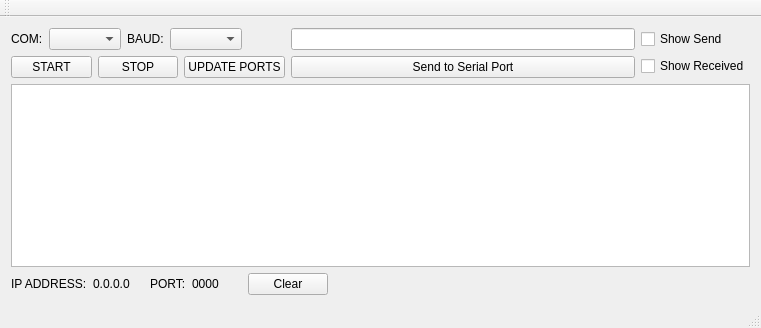
<?xml version="1.0" encoding="UTF-8"?>
<ui version="4.0">
 <class>MainWindow</class>
 <widget class="QMainWindow" name="MainWindow">
  <property name="geometry">
   <rect>
    <x>0</x>
    <y>0</y>
    <width>761</width>
    <height>328</height>
   </rect>
  </property>
  <property name="windowTitle">
   <string>MainWindow</string>
  </property>
  <widget class="QWidget" name="centralWidget">
   <layout class="QGridLayout" name="gridLayout">
    <item row="2" column="0" colspan="4">
     <widget class="QTextBrowser" name="dataTextBrowser"/>
    </item>
    <item row="4" column="1" colspan="2">
     <widget class="QPushButton" name="clearPushButton">
      <property name="text">
       <string>Clear</string>
      </property>
     </widget>
    </item>
    <item row="4" column="3">
     <spacer name="horizontalSpacer">
      <property name="orientation">
       <enum>Qt::Horizontal</enum>
      </property>
      <property name="sizeHint" stdset="0">
       <size>
        <width>301</width>
        <height>20</height>
       </size>
      </property>
     </spacer>
    </item>
    <item row="4" column="0">
     <layout class="QHBoxLayout" name="horizontalLayout">
      <item>
       <widget class="QLabel" name="label">
        <property name="sizePolicy">
         <sizepolicy hsizetype="Fixed" vsizetype="Preferred">
          <horstretch>0</horstretch>
          <verstretch>0</verstretch>
         </sizepolicy>
        </property>
        <property name="text">
         <string>IP ADDRESS:</string>
        </property>
       </widget>
      </item>
      <item>
       <widget class="QLabel" name="ipAddressLabel">
        <property name="text">
         <string>0.0.0.0</string>
        </property>
       </widget>
      </item>
      <item>
       <widget class="QLabel" name="label_4">
        <property name="sizePolicy">
         <sizepolicy hsizetype="Fixed" vsizetype="Preferred">
          <horstretch>0</horstretch>
          <verstretch>0</verstretch>
         </sizepolicy>
        </property>
        <property name="text">
         <string>PORT:</string>
        </property>
       </widget>
      </item>
      <item>
       <widget class="QLabel" name="portLabel">
        <property name="text">
         <string>0000</string>
        </property>
       </widget>
      </item>
     </layout>
    </item>
    <item row="0" column="0">
     <layout class="QHBoxLayout" name="horizontalLayout_3">
      <item>
       <widget class="QLabel" name="label_3">
        <property name="sizePolicy">
         <sizepolicy hsizetype="Fixed" vsizetype="Preferred">
          <horstretch>0</horstretch>
          <verstretch>0</verstretch>
         </sizepolicy>
        </property>
        <property name="text">
         <string>COM:</string>
        </property>
       </widget>
      </item>
      <item>
       <widget class="QComboBox" name="comPortComboBox"/>
      </item>
      <item>
       <widget class="QLabel" name="label_2">
        <property name="sizePolicy">
         <sizepolicy hsizetype="Fixed" vsizetype="Preferred">
          <horstretch>0</horstretch>
          <verstretch>0</verstretch>
         </sizepolicy>
        </property>
        <property name="text">
         <string>BAUD:</string>
        </property>
       </widget>
      </item>
      <item>
       <widget class="QComboBox" name="baudRateComboBox"/>
      </item>
     </layout>
    </item>
    <item row="1" column="0" colspan="2">
     <layout class="QHBoxLayout" name="horizontalLayout_2">
      <item>
       <widget class="QPushButton" name="startPushButton">
        <property name="text">
         <string>START</string>
        </property>
       </widget>
      </item>
      <item>
       <widget class="QPushButton" name="stopPushButton">
        <property name="text">
         <string>STOP</string>
        </property>
       </widget>
      </item>
      <item>
       <widget class="QPushButton" name="updatePortsPushButton">
        <property name="text">
         <string>UPDATE PORTS</string>
        </property>
       </widget>
      </item>
     </layout>
    </item>
    <item row="0" column="2" rowspan="2" colspan="2">
     <layout class="QHBoxLayout" name="horizontalLayout_5">
      <item>
       <layout class="QVBoxLayout" name="verticalLayout_2">
        <item>
         <layout class="QVBoxLayout" name="verticalLayout_3">
          <item>
           <widget class="QLineEdit" name="sendMsgLEdit"/>
          </item>
          <item>
           <widget class="QPushButton" name="sendMsgBtn">
            <property name="text">
             <string>Send to Serial Port</string>
            </property>
           </widget>
          </item>
         </layout>
        </item>
       </layout>
      </item>
      <item>
       <layout class="QVBoxLayout" name="verticalLayout">
        <item>
         <widget class="QCheckBox" name="showSendCheckBox">
          <property name="text">
           <string>Show Send</string>
          </property>
         </widget>
        </item>
        <item>
         <widget class="QCheckBox" name="showReceivedCheckBox">
          <property name="text">
           <string>Show Received</string>
          </property>
         </widget>
        </item>
       </layout>
      </item>
     </layout>
    </item>
   </layout>
  </widget>
  <widget class="QMenuBar" name="menuBar">
   <property name="geometry">
    <rect>
     <x>0</x>
     <y>0</y>
     <width>761</width>
     <height>20</height>
    </rect>
   </property>
  </widget>
  <widget class="QToolBar" name="mainToolBar">
   <attribute name="toolBarArea">
    <enum>TopToolBarArea</enum>
   </attribute>
   <attribute name="toolBarBreak">
    <bool>false</bool>
   </attribute>
  </widget>
  <widget class="QStatusBar" name="statusBar"/>
 </widget>
 <layoutdefault spacing="6" margin="11"/>
 <resources/>
 <connections/>
</ui>
